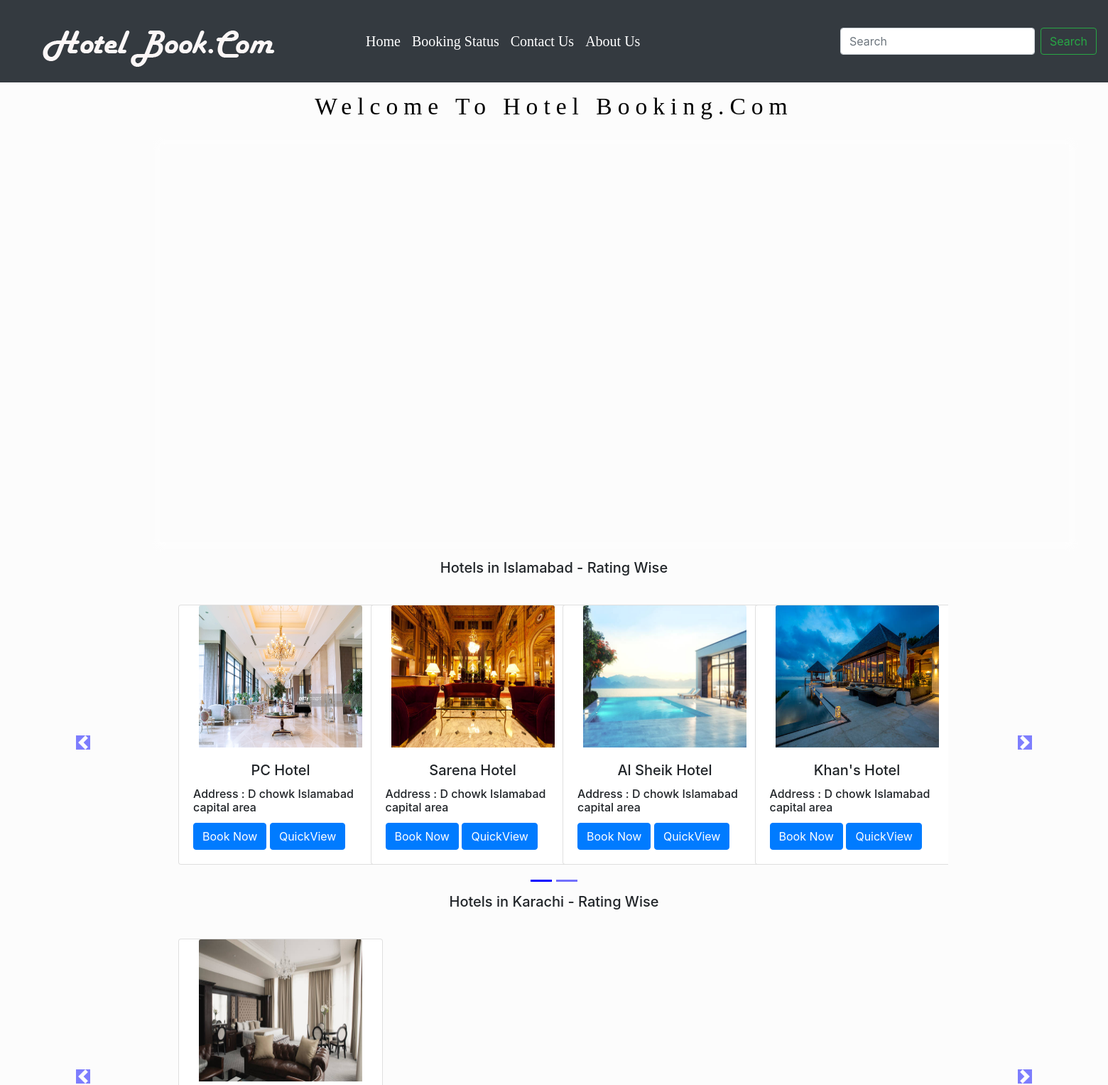
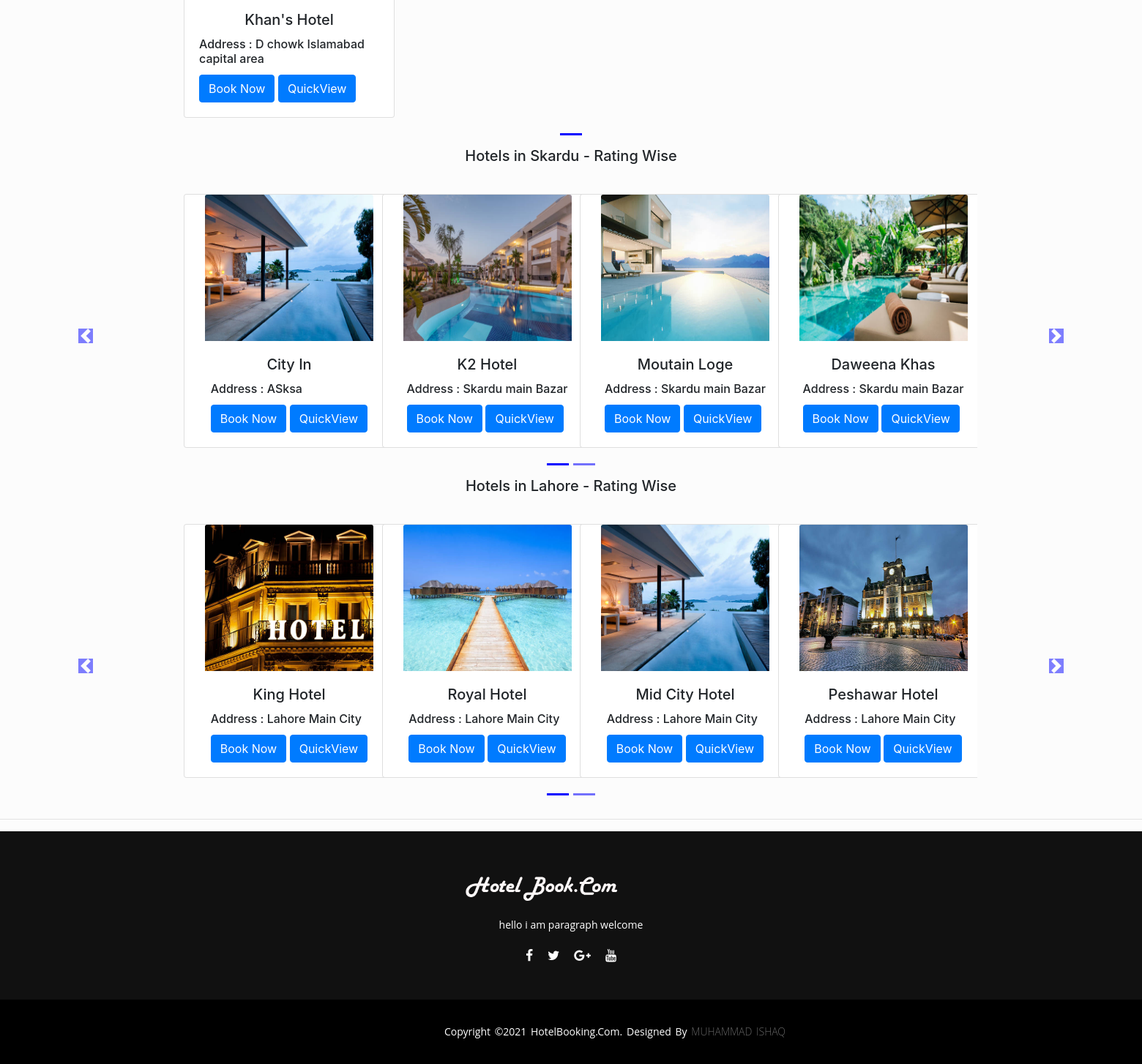
The page /hotel/ on the database its author committed (2 pictures, top to bottom).
### hotel/models.py (models this page shows, shortened)
class Hotel(models.Model):
    hotel_id = models.AutoField
    hotel_name=models.CharField(max_length=50)
    city= models.CharField(max_length=50, default="")
    address= models.CharField(max_length=50, default="")
    vprp=models.IntegerField(default=0)
    grp= models.IntegerField(default=0)
    desc=models.CharField(max_length=300)
    pub_date=models.DateField()
    image= models.ImageField(upload_to="hotel/images",default="")
    vpr_img= models.ImageField(upload_to="hotel/images",default="")
    gr_img= models.ImageField(upload_to="hotel/images",default="")

### hotel/views.py (the view)
# urls.py: path('',views.index)
def index(request):
    allProds = []
    catprods = Hotel.objects.values('city', 'id')
    cats = {item['city'] for item in catprods}
    for cat in cats:
        prod = Hotel.objects.filter(city=cat)
        n = len(prod)
        nSlides = n // 4 + ceil((n / 4) - (n // 4))
        allProds.append([prod, range(1, nSlides), nSlides])
    params = {'allProds': allProds}
    return render(request, 'hotel/index.html', params)

### hotel/templates/hotel/index.html (shortened to what this page needs)
{% extends 'hotel/header.html' %}
{% load static %}
{% block body %}
<body>
	<h1>Welcome To Hotel Booking.Com </h1>
<div class="container">
<div class= "maindiv"></div>
</div>
<div class="container">
    {% for product, range, nSlides in allProds %}
    <h5 class="my-4" style="margin-top: 50rem;">Hotels in {{product.0.city}} - Rating Wise</h5>
    <div class="row">
        <div id="demo{{forloop.counter}}" class="col carousel slide my-3" data-ride="carousel">
            <ul class="carousel-indicators">
                <li data-target="#demo{{forloop.counter}}" data-slide-to="0" class="active"></li>
                {% for i in range %}
                <li data-target="#demo{{forloop.parentloop.counter}}" data-slide-to="{{i}}"></li>
                {% endfor %}
            </ul>
            <div class="container carousel-inner no-padding">
                <div class="carousel-item active">
                    {% for i in product %}
                    <div class="col-xs-3 col-sm-3 col-md-3">
                        <div class="card align-items-center" style="width: 18rem;">
                            <img src='/media/{{i.image}}' class="card-img-top" alt="...">
                            <div class="card-body">
                                <h5 class="card-title" id="namepr{{i.id}}">{{i.hotel_name}}</h5>
                                <h6 class="card-title" >Address : <span id="pricepr{{i.id}}">{{i.address}}</span></h6>
                                   <a href="/hotel/booking/{{i.id}}"> <button id="pr{{i.id}}" class="btn btn-primary cart">Book Now</button></a>
                                <a href="/hotel/hotelview/{{i.id}}"><button id="qv{{i.id}}" class="btn btn-primary cart">QuickView</button></a>
                            </div>
                        </div>
                    </div>
                    {% if forloop.counter|divisibleby:4 and forloop.counter > 0 and not forloop.last %}
                </div>
                <div class="carousel-item">
                    {% endif %}
                    {% endfor %}
                </div>
            </div>
        </div>
        <a class="carousel-control-prev" href="#demo{{forloop.counter}}" data-slide="prev">
            <span class="carousel-control-prev-icon"></span>
        </a>
        <a class="carousel-control-next" href="#demo{{forloop.counter}}" data-slide="next">
            <span class="carousel-control-next-icon"></span>
        </a>
    </div>
    {% endfor %}
</div>
<br>
    <hr>
	<footer>
		<div clss="footer-content">
			<img class = "imglogo" src="{% static 'logoss.png' %}">
			<p>hello i am paragraph welcome</p>
			<ul class="socials">
				<li><a href="#"><i class ="fa fa-facebook"></i></a></li>
				<li><a href="#"><i class ="fa fa-twitter"></i></a></li>
				<li><a href="#"><i class ="fa fa-google-plus"></i></a></li>
				<li><a href="#"><i class ="fa fa-youtube"></i></a></li>
			</ul>
		</div>
		<div class="footer-bottom">
			<p>copyright &copy;2021 HotelBooking.Com. designed by <span>Muhammad Ishaq</span></p>
		</div>
	</footer>
</body>
{% endblock %}

### hotel/templates/hotel/header.html (shortened to what this page needs)
<!doctype html>
<html lang="en">
  <head>
    {% load static %}
    <link rel="stylesheet" type="text/css" href="{% static 'css/bootstrap.min.css' %}">
    <link rel="stylesheet" type="text/css" href="https://stackpath.bootstrapcdn.com/font-awesome/4.7.0/css/font-awesome.min.css">
  </head>
  <body>
    <nav class="navbar navbar-expand-lg navbar-dark bg-dark">
      <img src="{% static 'logoss.png' %}">
  <div class="collapse navbar-collapse" id="navbarSupportedContent">
    <ul class="navbar-nav mr-auto">
      <li class="nav-item active" >
        <a class="nav-link" href="/hotel">Home <span class="sr-only">(current)</span></a>
      </li>
      <li class="nav-item">
        <a class="nav-link" href="/hotel/Tracker">Booking Status</a>
      </li>
      <li class="nav-item">
        <a class="nav-link" href="/hotel/Contact">Contact Us</a>
      </li>
      <li class="nav-item">
        <a class="nav-link" href="/hotel/about">About Us</a>
      </li>
    </ul>
    <form method='get' action='/hotel/search/' class="form-inline my-2 my-lg-0">
      <input class="form-control mr-sm-2" type="search" placeholder="Search" aria-label="Search" name="search" id="search">
      <button class="btn btn-outline-success my-2 my-sm-0" type="submit">Search</button>
    </form>
  </div>
</nav>
  {% block body %}
{% endblock %}
  </body>
</html>

### hotel/templates/hotel/all_css/index.css (shortened to what this page needs)
{% load static %}

### hotel/templates/hotel/all_css/footer.css (style rules this page uses)
* { margin: 0; padding: 0; box-sizing: border-box; }
body { background: #fcfcfc; }
footer { background: #111; height: auto; width: 100vw; font-family: "Open Sans"; padding-top: 40px; color: #fff; }
.imglogo { margin-left: 39%; width: 20%; }
p { max-width: 500px; margin: 10px auto; line-height: 28px; font-size: 14px; text-align: center; }
.socials { list-style: none; display: flex; align-items: center; justify-content: center; margin: 1rem 0 3rem 0; }
.socials li { margin: 0 10px; }
.socials a { text-decoration: none; color: #fff; }
.socials a i { font-size: 1.1rem; transition: color .4s ease; }
.footer-bottom { background: #000; width: 210vh; padding: 20px 0; text-align: center; }
.footer-bottom p { font-size: 14px; word-spacing: 2px; text-transform: capitalize; }
.footer-bottom span { text-transform: uppercase; opacity: .4; font-weight: 200; }

### hotel/templates/hotel/header.html (style rules this page uses)
li {  margin: 8px; }
li.nav-item a { color: white !important; font-size: 20px; font-family: Roboto Mono; }

### rows shown on the page
Hotel: city "Islamabad", image (picture), hotel_name "PC Hotel", address "D chowk Islamabad capital area"
Hotel: image (picture), hotel_name "Sarena Hotel", address "D chowk Islamabad capital area"
Hotel: image (picture), hotel_name "Al Sheik Hotel", address "D chowk Islamabad capital area"
Hotel: image (picture), hotel_name "Khan's Hotel", address "D chowk Islamabad capital area"
Hotel: city "Karachi", image (picture), hotel_name "Khan's Hotel", address "D chowk Islamabad capital area"
Hotel: city "Skardu", image (picture), hotel_name "City In", address "ASksa"
Hotel: image (picture), hotel_name "K2 Hotel", address "Skardu main Bazar"
Hotel: image (picture), hotel_name "Moutain Loge", address "Skardu main Bazar"
Hotel: image (picture), hotel_name "Daweena Khas", address "Skardu main Bazar"
Hotel: city "Lahore", image (picture), hotel_name "King Hotel", address "Lahore Main City"
Hotel: image (picture), hotel_name "Royal Hotel", address "Lahore Main City"
Hotel: image (picture), hotel_name "Mid City Hotel", address "Lahore Main City"
Hotel: image (picture), hotel_name "Peshawar Hotel", address "Lahore Main City"
